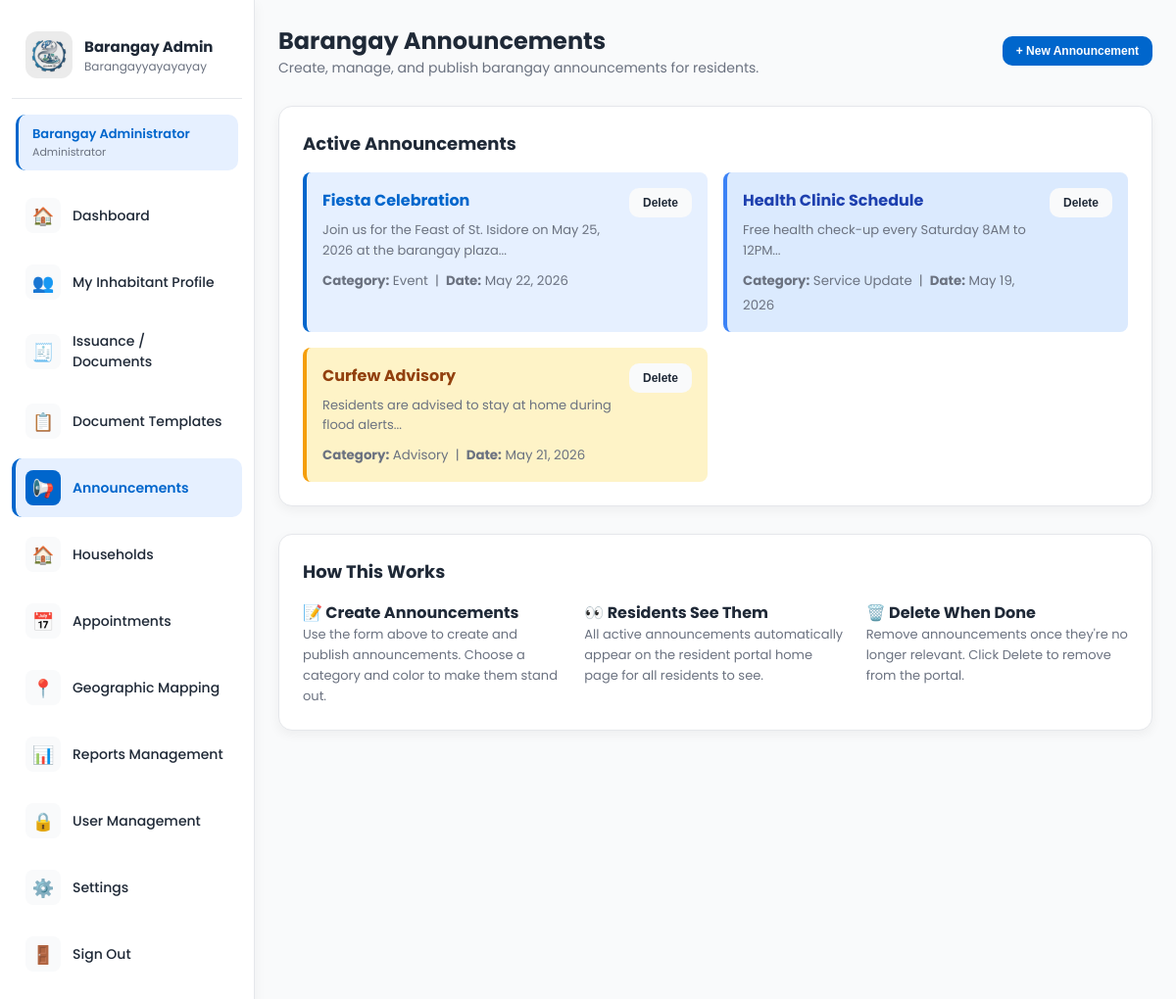
Screenshot of /announcements.php (signed in) with the database file from the repository.
### tables this page shows
CREATE TABLE `announcements` (
  `id` int(10) UNSIGNED NOT NULL,
  `title` varchar(200) NOT NULL,
  `description` text NOT NULL,
  `category` enum('Event','Service Update','Advisory','Important Notice','Other') DEFAULT 'Other',
  `color` varchar(20) DEFAULT 'primary',
  `publish_date` date DEFAULT NULL,
  `created_by` int(10) UNSIGNED DEFAULT NULL,
  `is_active` tinyint(1) DEFAULT 1,
  `created_at` datetime DEFAULT current_timestamp(),
  `updated_at` datetime DEFAULT current_timestamp() ON UPDATE current_timestamp()
);

### includes/db.php (called while the page is built, shortened)
<?php
function getDB(): PDO {
    static $pdo = null;
    if ($pdo === null) {
        $dsn = sprintf(
            'mysql:host=%s;dbname=%s;charset=%s',
            DB_HOST, DB_NAME, DB_CHARSET
        );
        $options = [
            PDO::ATTR_ERRMODE            => PDO::ERRMODE_EXCEPTION,
            PDO::ATTR_DEFAULT_FETCH_MODE => PDO::FETCH_ASSOC,
            PDO::ATTR_EMULATE_PREPARES   => false,
        ];
        try {
            $pdo = new PDO($dsn, DB_USER, DB_PASS, $options);
        } catch (PDOException $e) {
            http_response_code(500);
            die(json_encode(['success' => false, 'message' => 'Database connection failed: ' . $e->getMessage()]));
        }
    }
    return $pdo;
}
function dbFetchAll(string $sql, array $params = []): array {
    $stmt = getDB()->prepare($sql);
    $stmt->execute($params);
    return $stmt->fetchAll();
}
if (file_exists(__DIR__ . '/site_settings.php')) {
    require_once __DIR__ . '/site_settings.php';
}

### includes/site_settings.php (called while the page is built, shortened)
<?php
function getSiteSettings(bool $forceRefresh = false): array {
    static $cache = null;
    if ($cache === null || $forceRefresh) {
        $rows  = dbFetchAll("SELECT setting_key, setting_value FROM barangay_settings");
        $cache = array_column($rows, 'setting_value', 'setting_key');
    }
    return $cache;
}
function getSiteLogo(): string {
    $s = getSiteSettings();
    return htmlspecialchars($s['logo_path'] ?? 'assets/images/logo.jpg');
}
function getSiteName(): string {
    $s = getSiteSettings();
    return htmlspecialchars($s['barangay_name'] ?? 'Barangay San Isidro');
}

### announcements.php (the view, shortened to what this page needs)
<?php
require_once 'includes/db.php';
$announcements = dbFetchAll(
    "SELECT a.*, ad.name AS author
     FROM announcements a
     LEFT JOIN admin_users ad ON a.created_by = ad.id
     WHERE a.is_active = 1
     ORDER BY a.created_at DESC"
);
$colorMap = [
    'primary' => ['bg'=>'var(--primary-light)', 'border'=>'var(--primary)',  'text'=>'var(--primary)'],
    'success' => ['bg'=>'#dcfce7',              'border'=>'#22c55e',          'text'=>'#166534'],
    'warning' => ['bg'=>'#fef3c7',              'border'=>'#f59e0b',          'text'=>'#92400e'],
    'danger'  => ['bg'=>'#fee2e2',              'border'=>'#ef4444',          'text'=>'#991b1b'],
    'info'    => ['bg'=>'#dbeafe',              'border'=>'#3b82f6',          'text'=>'#1e40af'],
];
?>
<!doctype html>
<html lang="en">
<head>
  <link rel="stylesheet" href="assets/css/style.css">
</head>
<body>
<div class="app">
  <?php include 'includes/sidebar_admin.php'; ?>
  <main class="main">
    <div class="topbar">
      <div>
        <h3>Barangay Announcements</h3>
        <div class="text-muted">Create, manage, and publish barangay announcements for residents.</div>
      </div>
      <div class="topbar-actions">
        <button class="btn btn-primary btn-sm" onclick="document.getElementById('newForm').style.display='block';this.style.display='none'" id="newBtn">+ New Announcement</button>
      </div>
    </div>
    <div class="card">
      <h3>Active Announcements</h3>
      <div style="display:grid;grid-template-columns:repeat(auto-fit,minmax(300px,1fr));gap:16px;margin-top:16px" id="announcementsContainer">
        <?php if ($announcements): foreach ($announcements as $a):
          $c = $colorMap[$a['color']] ?? $colorMap['primary'];
          $dateStr = $a['publish_date'] ? date('M d, Y', strtotime($a['publish_date'])) : date('M d, Y', strtotime($a['created_at']));
        ?>
        <div style="background:<?= $c['bg'] ?>;border-left:4px solid <?= $c['border'] ?>;padding:16px;border-radius:8px" data-id="<?= $a['id'] ?>">
          <div style="display:flex;justify-content:space-between;align-items:flex-start">
            <div>
              <h4 style="margin:0 0 8px;color:<?= $c['text'] ?>"><?= htmlspecialchars($a['title']) ?></h4>
              <p style="margin:0 0 6px;font-size:13px;color:var(--text-light)"><?= htmlspecialchars($a['description']) ?></p>
              <small style="color:var(--text-light)"><strong>Category:</strong> <?= htmlspecialchars($a['category']) ?> &nbsp;|&nbsp; <strong>Date:</strong> <?= $dateStr ?></small>
            </div>
            <button class="btn btn-secondary btn-sm" style="margin-left:12px;white-space:nowrap" onclick="deleteAnnouncement(<?= $a['id'] ?>, this)">Delete</button>
          </div>
        </div>
        <?php endforeach; else: ?>
        <p class="text-muted" style="grid-column:1/-1">No announcements yet. Create one above.</p>
        <?php endif; ?>
      </div>
    </div>
    <div class="card">
      <h3>How This Works</h3>
      <div style="display:grid;grid-template-columns:repeat(auto-fit,minmax(240px,1fr));gap:20px;margin-top:16px">
        <div><h4>📝 Create Announcements</h4><p style="font-size:13px;color:var(--text-light)">Use the form above to create and publish announcements. Choose a category and color to make them stand out.</p></div>
        <div><h4>👀 Residents See Them</h4><p style="font-size:13px;color:var(--text-light)">All active announcements automatically appear on the resident portal home page for all residents to see.</p></div>
        <div><h4>🗑️ Delete When Done</h4><p style="font-size:13px;color:var(--text-light)">Remove announcements once they're no longer relevant. Click Delete to remove from the portal.</p></div>
      </div>
    </div>
  </main>
</div>
</body>
</html>

### includes/sidebar_admin.php
<?php
$currentPage = basename($_SERVER['PHP_SELF']);
$adminName   = $_SESSION['admin_name'] ?? 'Admin';
$adminRole   = $_SESSION['admin_role'] ?? 'Staff';
$siteName = getSiteName();
$siteLogo = getSiteLogo();
$navItems = [
    ['href'=>'dashboard.php',    'icon'=>'🏠', 'label'=>'Dashboard'],
    ['href'=>'my_inhabitants.php',   'icon'=>'👥', 'label'=>'My Inhabitant Profile'],
    ['href'=>'issuance.php',     'icon'=>'🧾', 'label'=>'Issuance / Documents'],
    ['href'=>'document_templates.php','icon'=>'📋', 'label'=>'Document Templates'],
    ['href'=>'announcements.php','icon'=>'📢', 'label'=>'Announcements'],
    ['href'=>'households.php',   'icon'=>'🏠', 'label'=>'Households'],
    ['href'=>'appointments.php', 'icon'=>'📅', 'label'=>'Appointments'],
    ['href'=>'mapping.php',      'icon'=>'📍', 'label'=>'Geographic Mapping'],
    ['href'=>'reports.php',      'icon'=>'📊', 'label'=>'Reports Management'],
    ['href'=>'users.php',        'icon'=>'🔒', 'label'=>'User Management'],
    ['href'=>'settings.php',     'icon'=>'⚙️', 'label'=>'Settings'],
];
?>
<aside class="sidebar">
  <div class="sidebar-header">
    <div class="logo-box">
      <img src="<?= $siteLogo ?>" alt="Logo">
    </div>
    <div>
      <h3>Barangay Admin</h3>
      <p class="text-muted"><?= $siteName ?></p>
    </div>
  </div>
  <div style="margin:0 4px 16px;padding:10px 14px;background:var(--primary-light);border-radius:10px;border-left:3px solid var(--primary)">
    <div style="font-size:13px;font-weight:600;color:var(--primary)"><?= htmlspecialchars($adminName) ?></div>
    <div style="font-size:11px;color:var(--text-light)"><?= htmlspecialchars($adminRole) ?></div>
  </div>
  <ul class="menu">
    <?php foreach ($navItems as $item): ?>
    <li>
      <a href="<?= $item['href'] ?>" class="<?= $currentPage === $item['href'] ? 'active' : '' ?>">
        <div class="icon"><?= $item['icon'] ?></div>
        <span><?= $item['label'] ?></span>
      </a>
    </li>
    <?php endforeach; ?>
    <li>
      <a href="logout.php" style="color:#ef4444">
        <div class="icon">🚪</div><span>Sign Out</span>
      </a>
    </li>
  </ul>
</aside>

### assets/css/style.css (style rules this page uses)
:root { --primary:#0066cc; --primary-light:#e6f0ff; --accent:#00b894; --success:#10b981; --warning:#f59e0b; --danger:#ef4444; --info:#3b82f6; --muted:#f9fafb; --sidebar:#ffffff; --text:#1f2937; --text-light:#6b7280; --border:#e5e7eb; --shadow:0 10px 40px rgba(0,0,0,0.08); --shadow-sm:0 4px 12px rgba(0,0,0,0.05); --shadow-lg:0 20px 60px rgba(0,0,0,0.15); }
* { box-sizing:border-box }
html,body { margin:0;padding:0 }
body { font-family:'Poppins',system-ui,-apple-system,sans-serif;background:var(--muted);color:var(--text) }
h1,h2,h3,h4,h5,h6 { margin:0;padding:0 }
.btn { display:inline-block;padding:14px 28px;border-radius:10px;border:none;cursor:pointer;font-weight:600;font-size:15px;transition:all 0.3s ease;text-decoration:none }
.btn-primary { background:var(--primary);color:#fff }
.btn-secondary { background:var(--muted);color:var(--text) }
.text-muted { color:var(--text-light) }
.app { display:flex;min-height:100vh;background:var(--muted) }
.sidebar { width:260px; background:#fff; border-right:1px solid var(--border); padding:20px 12px; overflow-y:auto; box-shadow:var(--shadow-sm); }
.sidebar-header { padding:12px 14px 20px;display:flex;align-items:center;gap:12px;border-bottom:1px solid var(--border);margin-bottom:16px }
.logo-box { width:48px;height:48px;border-radius:12px;overflow:hidden;display:flex;align-items:center;justify-content:center;background:var(--primary-light);flex-shrink:0 }
.logo-box img { width:100%;height:100%;object-fit:cover }
.sidebar-header div h3 { margin:0;font-size:15px;font-weight:700 }
.sidebar-header div p { margin:0;font-size:12px;color:var(--text-light) }
.sidebar .menu { list-style:none;padding:0;margin:0 }
.sidebar .menu li { margin-bottom:8px }
.sidebar .menu a { display:flex; align-items:center; gap:12px; width:100%; padding:12px 14px; color:var(--text) !important; text-decoration:none !important; border-radius:10px; transition:all 0.3s ease; font-size:14px; font-weight:500; position:relative; }
.sidebar .menu a.active { background:var(--primary-light); color:var(--primary) !important; font-weight:600; border-left:4px solid var(--primary); padding-left:10px; }
.sidebar .menu a .icon { width:36px;height:36px;border-radius:8px;background:var(--muted);display:flex;align-items:center;justify-content:center;flex-shrink:0;font-size:18px;transition:all 0.3s ease }
.sidebar .menu a.active .icon { background:var(--primary);color:#fff }
.main { flex:1;padding:24px;overflow-y:auto }
.topbar { margin-bottom:28px;display:flex;justify-content:space-between;align-items:center }
.topbar h3 { margin:0;font-size:24px;font-weight:700 }
.topbar .text-muted { margin:0;color:var(--text-light);font-size:14px }
.topbar-actions { display:flex;gap:12px }
.card { background:#fff;padding:24px;border-radius:14px;box-shadow:var(--shadow-sm);border:1px solid var(--border);transition:all 0.3s ease;margin-bottom:28px }
.card h3 { margin:0 0 16px;font-size:18px;font-weight:700 }
.card p { margin:0;color:var(--text-light);font-size:14px;line-height:1.6 }
.btn-sm { padding:8px 14px;font-size:12px }

### includes/site_settings.php (style rules this page uses)
:root { --primary: #0066cc; --primary-light: #e6f0ff; }

### rows the page displays
announcements: title "Fiesta Celebration", description "Join us for the Feast of St. Isidore on May 25, 2026 at the barangay plaza...", category "Event", publish_date "May 22, 2026"
announcements: title "Health Clinic Schedule", description "Free health check-up every Saturday 8AM to 12PM...", category "Service Update", publish_date "May 19, 2026"
announcements: title "Curfew Advisory", description "Residents are advised to stay at home during flood alerts...", category "Advisory", publish_date "May 21, 2026"

### other values shown
$siteName "Barangayyayayayay"
$adminName "Barangay Administrator"
$adminRole "Administrator"
$item['icon'] "🏠"
$item['label'] "Dashboard"
$item['icon'] "👥"
$item['label'] "My Inhabitant Profile"
$item['icon'] "🧾"
$item['label'] "Issuance / Documents"
$item['icon'] "📋"
$item['label'] "Document Templates"
$item['icon'] "📢"
$item['label'] "Announcements"
$item['label'] "Households"
$item['icon'] "📅"
